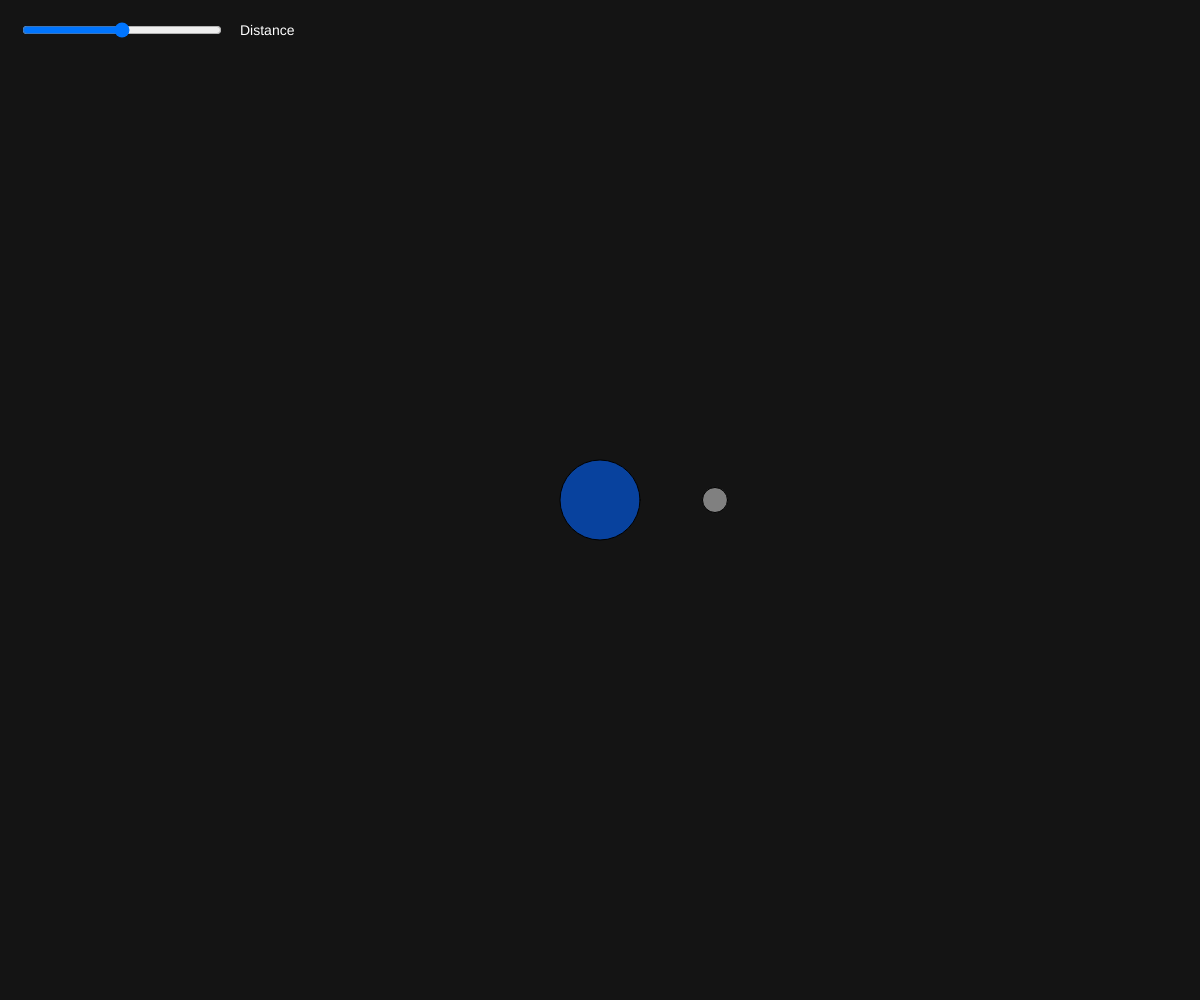
Frame 1 (no input)
Frame 60 (no input): identical to frame 1, image omitted
Frame 120 (the mouse pressed at the canvas centre since frame 60): identical to frame 1, image omitted

The p5.js sketch that drew this single still picture (run headless with seeded random() and noise() and a simulated clock; from frame 60 on, the mouse is pressed at the canvas centre):

// p5.js sketch
// ── sketch.js
let slider;

function setup() {
  createCanvas(windowWidth, windowHeight);
  angleMode(DEGREES);
  slider = createSlider(0, 100, 50); //min max start
  slider.position(20, 20);
  slider.style('width', '200px'); 

}

function draw() {
  background(20);
  
  let orbit = slider.value();

  // Earth + Color change
  fill(0, 100, 255, map(orbit, 0, 100, 100, 200));
  // Earth position and size
  ellipse(width / 2, height / 2, 80, 80); 
  
  // Moon distance
  let distance = map(orbit, 0, 100, 80, 150);
  let moonX = width / 2 + distance;  // move on X axis 
  let moonY = height / 2;            // same Y as Earth
  

  // Moon color
  fill(128);
  // Moon position and size
  ellipse(moonX, moonY, 25, 25); 


  // Label
  fill(255);
  textSize(14);
  text("Distance", 240, 35);

}
